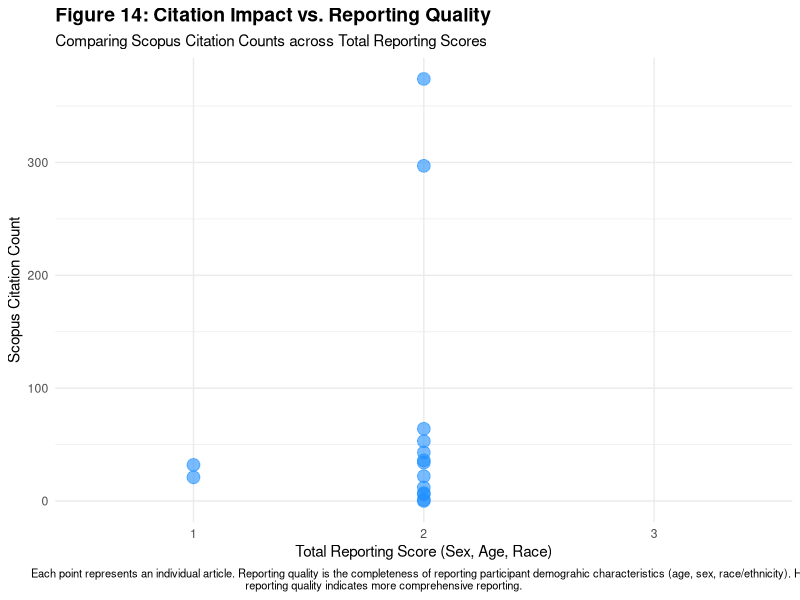

This figure's R source:
library(ggplot2)
library(readr)

# Load data and clean missing data markers
data <- read_csv("figure14_data.csv", na = c("", "N?A"))

head(data)
colnames (data)
# Convert reporting score into a categorical variable
data$`Total Reporting Score` <- as.factor(data$`Total Reporting Score`)

# Plot 1: Citation Count vs Reporting Score
plot <- ggplot(data, aes(x = `Total Reporting Score`, y = `Scopus Citation Count`)) +
  geom_point(size = 4, color = "#1E90FF", alpha = 0.6) +
  scale_x_discrete(limits = c("1", "2","3")) +
  labs(
    title = "Figure 14: Citation Impact vs. Reporting Quality",
    subtitle = "Comparing Scopus Citation Counts across Total Reporting Scores",
    x = "Total Reporting Score (Sex, Age, Race)",
    y = "Scopus Citation Count",
    caption = "Each point represents an individual article. Reporting quality is the completeness of reporting participant demograhic characteristics (age, sex, race/ethnicity). Higher 
    reporting quality indicates more comprehensive reporting. "
  ) +
theme_minimal() +
theme(
  plot.title = element_text(face = "bold", size = 14),
  text = element_text(),
  plot.caption = element_text(size = 8, hjust = 0.4),
  )

print(plot)
